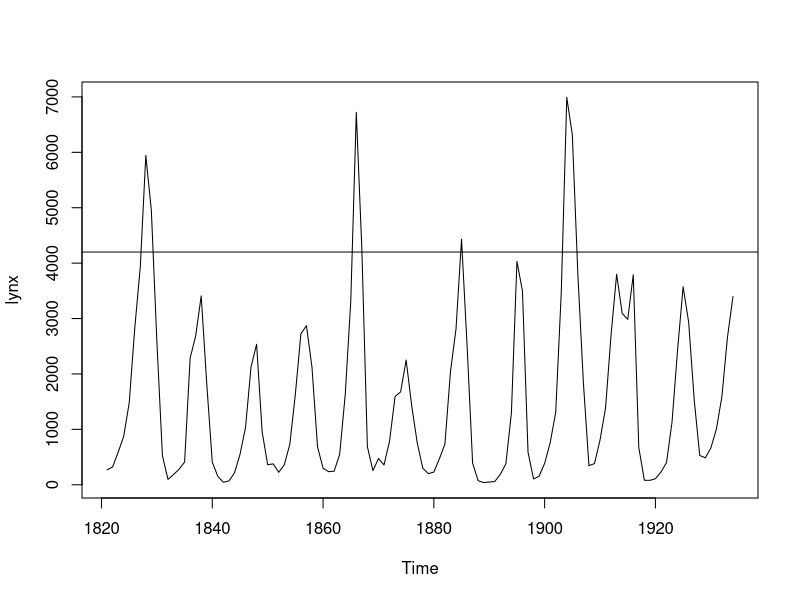
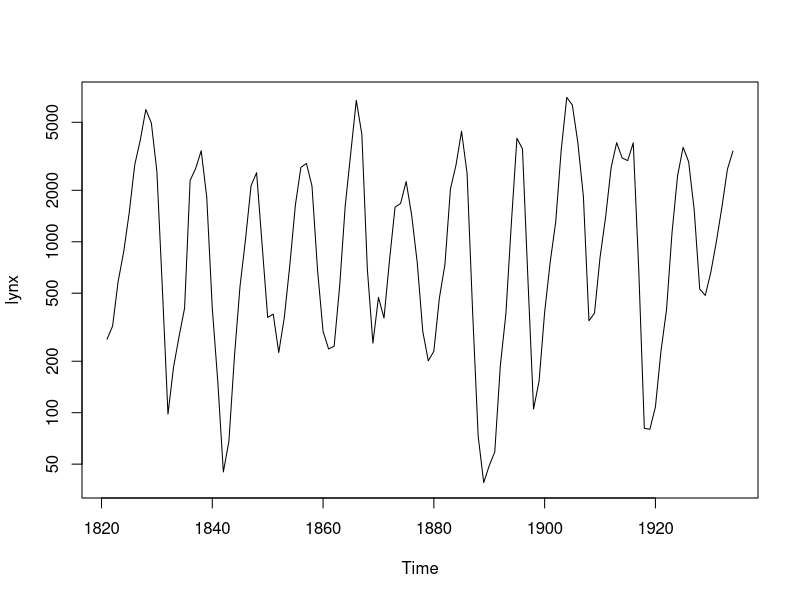
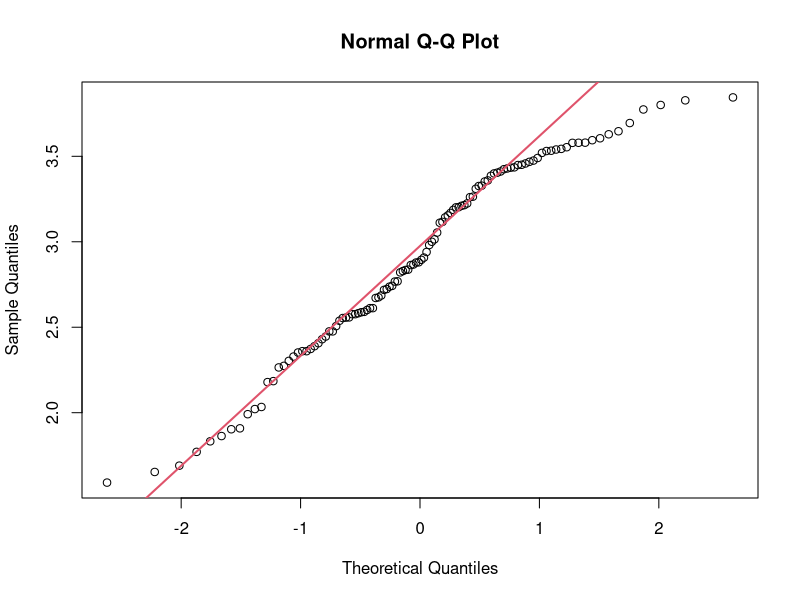

The R source for these figures, in order:
# a.
plot(lynx)
# La gráfica muetra una secuencia periódica de picos y valles muy marcados en
# la abunancia de linces capturados.

# b.
abline(h = 4200)
# Se observan cuatro momentos en que la gráfica cruza la línea horizontal

# Nota: esto es muy distinto que simplemente contar la cantidad de puntos 
# que ocurren por encima de ese valor. El conteo de puntos se puede hacer así:
sum(lynx > 4200)

# c.
plot(lynx, log='y')
# En esta escala las fluctuaciones no se alejan tanto del valor medio y lo 
# hacen con magnitudes similares hacia valores mayores y menores.



# d.
mlineal <- mean(lynx)
mlog    <- mean(log10(lynx))
mlineal / 10 ^ mlog
# La media lineal es aproximadamente el doble de la potencia de diez de la 
# media logarítmica

# e.
mlineal <- median(lynx)
mlog    <- median(log10(lynx))
mlineal / 10 ^ mlog
# Ambos valores son prácticamente iguales

# f.
qqnorm(log10(lynx))
qqline(log10(lynx), col=2, lwd=2)
# La correspondencia observada indica que es bastante razonable aceptar que 
# la distribución es normal.
